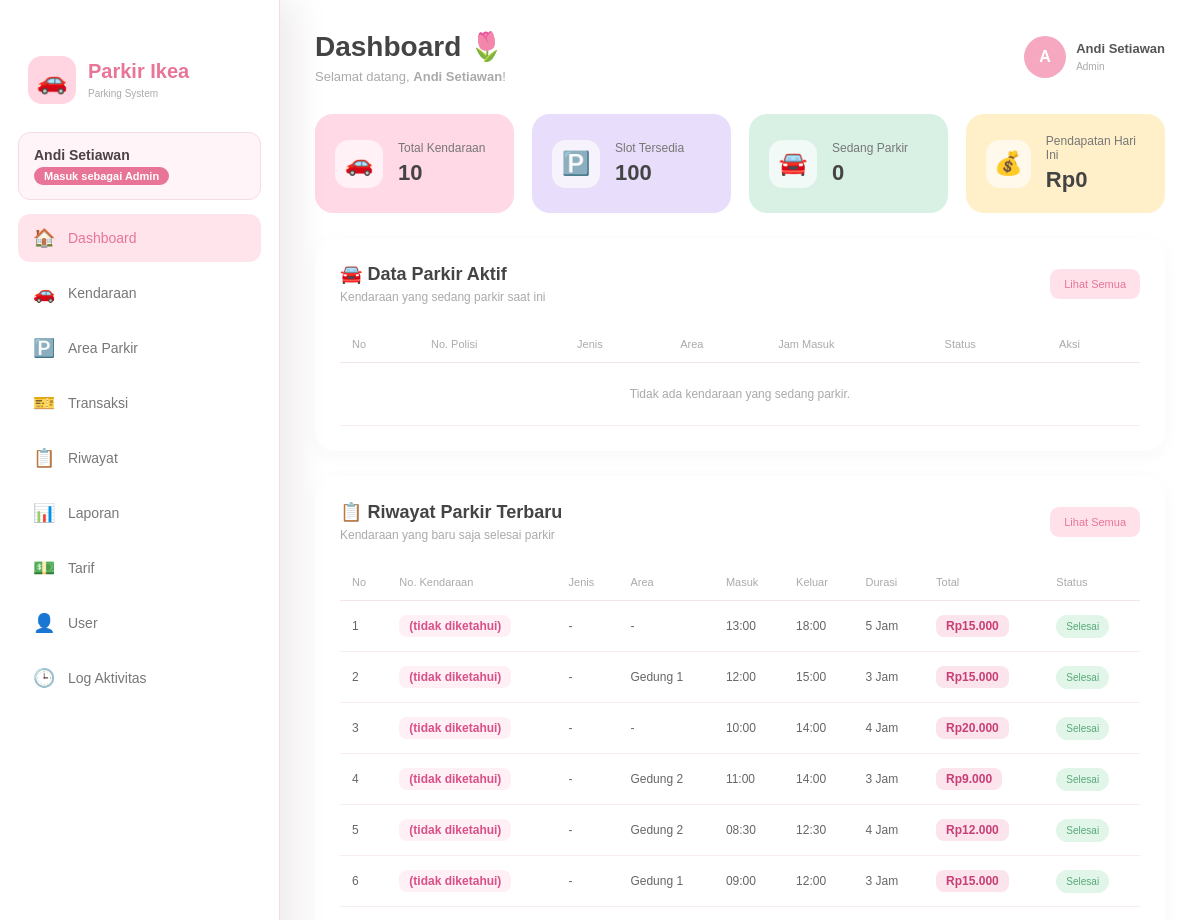
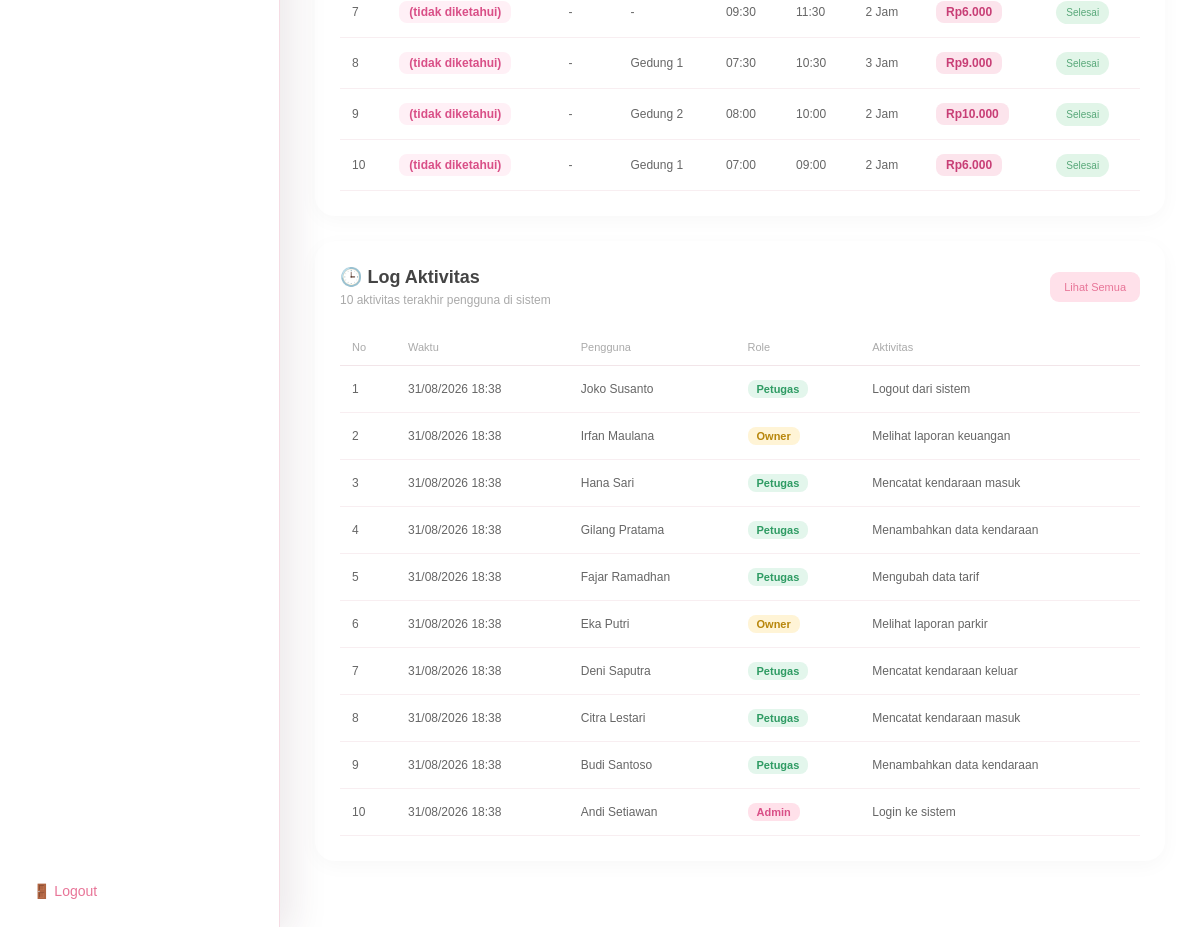
The app's page /view/DashBoard.php (signed in) with its own data (2 pictures, top to bottom).
### tables this page shows
CREATE TABLE `transaksi_parkir` (
  `id_parkir` int NOT NULL,
  `id_kendaraan` int NOT NULL,
  `waktu_masuk` datetime NOT NULL,
  `waktu_keluar` datetime DEFAULT NULL,
  `id_tarif` int NOT NULL,
  `durasi_jam` int DEFAULT NULL,
  `biaya_total` int DEFAULT '0',
  `status` varchar(20) NOT NULL,
  `id_user` int NOT NULL,
  `id_area` int NOT NULL
);

CREATE TABLE `tb_log_aktivitas` (
  `id_log` int NOT NULL,
  `id_user` int DEFAULT NULL,
  `aktivitas` varchar(100) NOT NULL,
  `waktu_aktivitas` datetime DEFAULT CURRENT_TIMESTAMP
);

### models/m_log.php (called while the page is built, shortened)
<?php
if (!function_exists('ambil_log_terbaru')) {
    function ambil_log_terbaru($db, int $limit = 10): array {
        $limit = max(1, $limit);
        $q = mysqli_query($db,
            "SELECT l.id_log, l.aktivitas, l.waktu_aktivitas,
                    COALESCE(u.nama_lengkap, '(user dihapus)') AS nama_lengkap,
                    COALESCE(u.role, '-') AS role
             FROM   tb_log_aktivitas l
             LEFT JOIN tb_user u ON u.id_user = l.id_user
             ORDER  BY l.waktu_aktivitas DESC, l.id_log DESC
             LIMIT  $limit");
        $rows = [];
        while ($q && ($r = mysqli_fetch_assoc($q))) $rows[] = $r;
        return $rows;
    }
}

### view/DashBoard.php (the view, shortened to what this page needs)
<?php
require_once __DIR__ . '/../models/koneksi.php';
require_once __DIR__ . '/../models/m_log.php';
$koneksi_obj = new koneksi();
$db          = $koneksi_obj->koneksi;
$role = $_SESSION['role'] ?? '';
function fmt_rupiah(int $n): string {
    return 'Rp' . number_format($n, 0, ',', '.');
}
function safe(mixed $v, string $fb = '-'): string {
    return htmlspecialchars($v ?? $fb, ENT_QUOTES, 'UTF-8');
}
$aktif = [];
$q_riwayat = mysqli_query($db,
    "SELECT t.id_parkir, t.waktu_masuk, t.waktu_keluar,
            t.durasi_jam, t.biaya_total,
            COALESCE(k.plat_nomor,      '(tidak diketahui)') AS plat_nomor,
            COALESCE(k.jenis_kendaraan, '-')                  AS jenis_kendaraan,
            COALESCE(a.nama_area,       '-')                  AS nama_area
     FROM   transaksi_parkir t
     LEFT JOIN tb_kendaraan   k ON k.id_kendaraan = t.id_kendaraan
     LEFT JOIN tb_area_parkir a ON a.id_area      = t.id_area
     WHERE  t.status = 'keluar'
     ORDER  BY t.waktu_keluar DESC
     LIMIT  10");
$riwayat = [];
while ($r = mysqli_fetch_assoc($q_riwayat)) $riwayat[] = $r;
if ($role === 'admin') {
    $total_kendaraan = (int)(mysqli_fetch_assoc(mysqli_query($db,
        "SELECT COUNT(*) n FROM tb_kendaraan"))['n'] ?? 0);
    $slot_tersedia   = (int)(mysqli_fetch_assoc(mysqli_query($db,
        "SELECT COALESCE(SUM(kapasitas - terisi), 0) s FROM tb_area_parkir"))['s'] ?? 0);
    $parkir_aktif_n  = count($aktif);
    $pendapatan_hari = (int)(mysqli_fetch_assoc(mysqli_query($db,
        "SELECT COALESCE(SUM(biaya_total),0) t FROM transaksi_parkir
         WHERE DATE(waktu_keluar) = CURDATE() AND status = 'keluar'"))['t'] ?? 0);
    $log_aktivitas = ambil_log_terbaru($db, 10);
}
?>
<!DOCTYPE html>
<html lang="id">
<head>
    <link rel="stylesheet" href="../assets/DashBoard.css">
    <link rel="stylesheet" href="../assets/navbar.css">
</head>
<body>
<div class="wrapper">
    <?php include __DIR__ . '/navbar.php'; ?>
    <main class="main">
        <header class="header">
            <div>
                <h1>Dashboard 🌷</h1>
                <p>Selamat datang, <strong><?= safe($_SESSION['nama'] ?? 'Pengguna') ?></strong>!</p>
            </div>
            <div class="profile">
                <div class="avatar">
                    <?= strtoupper(substr($_SESSION['nama'] ?? 'P', 0, 1)) ?>
                </div>
                <div>
                    <strong><?= safe($_SESSION['nama'] ?? 'Pengguna') ?></strong>
                    <small><?= ucfirst($role) ?></small>
                </div>
            </div>
        </header>
        <?php if ($role === 'admin'): ?>
        <section class="stats">
            <div class="card pink">
                <div class="card-icon">🚗</div>
                <div><span>Total Kendaraan</span><h2><?= $total_kendaraan ?></h2></div>
            </div>
            <div class="card purple">
                <div class="card-icon">🅿️</div>
                <div><span>Slot Tersedia</span><h2><?= $slot_tersedia ?></h2></div>
            </div>
            <div class="card green">
                <div class="card-icon">🚘</div>
                <div><span>Sedang Parkir</span><h2><?= $parkir_aktif_n ?></h2></div>
            </div>
            <div class="card yellow">
                <div class="card-icon">💰</div>
                <div>
                    <span>Pendapatan Hari Ini</span>
                    <h2>Rp<?= number_format($pendapatan_hari, 0, ',', '.') ?></h2>
                </div>
            </div>
        </section>
        <?php endif; ?>
        <section class="content-card">
            <div class="section-title">
                <div>
                    <h2>🚘 Data Parkir Aktif</h2>
                    <p>Kendaraan yang sedang parkir saat ini</p>
                </div>
                <a href="../controller/c_transaksi.php?aksi=tampil" class="small-button">
                    Lihat Semua
                </a>
            </div>
            <div class="table-wrapper">
                <table>
                    <thead>
                        <tr>
                            <th>No</th>
                            <th>No. Polisi</th>
                            <th>Jenis</th>
                            <th>Area</th>
                            <th>Jam Masuk</th>
                            <th>Status</th>
                            <th>Aksi</th>
                        </tr>
                    </thead>
                    <tbody>
                    <?php if ($aktif): ?>
                        <?php foreach ($aktif as $i => $t): ?>
                        <tr>
                            <td><?= $i + 1 ?></td>
                            <td><span class="plat"><?= safe($t['plat_nomor']) ?></span></td>
                            <td><?= safe(ucfirst($t['jenis_kendaraan'])) ?></td>
                            <td><?= safe($t['nama_area']) ?></td>
                            <td><?= date('H:i', strtotime($t['waktu_masuk'])) ?></td>
                            <td><span class="status parkir">Parkir</span></td>
                            <td>
                                <a class="btn-aksi"
                                   href="../controller/c_transaksi.php?aksi=keluar_kendaraan&id=<?= $t['id_parkir'] ?>">
                                    🚗 Keluar Kendaraan
                                </a>
                            </td>
                        </tr>
                        <?php endforeach; ?>
                    <?php else: ?>
                        <tr>
                            <td colspan="7" style="text-align:center;color:#aaa;padding:24px;">
                                Tidak ada kendaraan yang sedang parkir.
                            </td>
                        </tr>
                    <?php endif; ?>
                    </tbody>
                </table>
            </div>
        </section>
        <section class="content-card">
            <div class="section-title">
                <div>
                    <h2>📋 Riwayat Parkir Terbaru</h2>
                    <p>Kendaraan yang baru saja selesai parkir</p>
                </div>
                <a href="../controller/c_riwayat.php" class="small-button">Lihat Semua</a>
            </div>
            <div class="table-wrapper">
                <table>
                    <thead>
                        <tr>
                            <th>No</th>
                            <th>No. Kendaraan</th>
                            <th>Jenis</th>
                            <th>Area</th>
                            <th>Masuk</th>
                            <th>Keluar</th>
                            <th>Durasi</th>
                            <th>Total</th>
                            <th>Status</th>
                        </tr>
                    </thead>
                    <tbody>
                    <?php if ($riwayat): ?>
                        <?php foreach ($riwayat as $i => $r): ?>
                        <tr>
                            <td><?= $i + 1 ?></td>
                            <td><span class="plat"><?= safe($r['plat_nomor']) ?></span></td>
                            <td><?= safe(ucfirst($r['jenis_kendaraan'])) ?></td>
                            <td><?= safe($r['nama_area']) ?></td>
                            <td><?= date('H:i', strtotime($r['waktu_masuk'])) ?></td>
                            <td><?= $r['waktu_keluar'] ? date('H:i', strtotime($r['waktu_keluar'])) : '-' ?></td>
                            <td><?= $r['durasi_jam'] ? $r['durasi_jam'] . ' Jam' : '-' ?></td>
                            <td><span class="harga"><?= fmt_rupiah((int)$r['biaya_total']) ?></span></td>
                            <td><span class="status selesai">Selesai</span></td>
                        </tr>
                        <?php endforeach; ?>
                    <?php endif; ?>
                    </tbody>
                </table>
            </div>
        </section>
        <?php if ($role === 'admin'): ?>
        <section class="content-card">
            <div class="section-title">
                <div>
                    <h2>🕒 Log Aktivitas</h2>
                    <p>10 aktivitas terakhir pengguna di sistem</p>
                </div>
                <a href="../controller/c_log.php" class="small-button">Lihat Semua</a>
            </div>
            <div class="table-wrapper">
                <table>
                    <thead>
                        <tr>
                            <th>No</th>
                            <th>Waktu</th>
                            <th>Pengguna</th>
                            <th>Role</th>
                            <th>Aktivitas</th>
                        </tr>
                    </thead>
                    <tbody>
                    <?php if (!empty($log_aktivitas)): ?>
                        <?php foreach ($log_aktivitas as $i => $l): ?>
                        <tr>
                            <td><?= $i + 1 ?></td>
                            <td><?= date('d/m/Y H:i', strtotime($l['waktu_aktivitas'])) ?></td>
                            <td><?= safe($l['nama_lengkap']) ?></td>
                            <td><span class="badge-role <?= safe($l['role']) ?>"><?= safe(ucfirst($l['role'])) ?></span></td>
                            <td><?= safe($l['aktivitas']) ?></td>
                        </tr>
                        <?php endforeach; ?>
                    <?php endif; ?>
                    </tbody>
                </table>
            </div>
        </section>
        <?php endif; ?>
    </main>
</div>
</body>
</html>

### records on screen
transaksi_parkir: plat_nomor "(tidak diketahui)", jenis_kendaraan "-", nama_area "-", waktu_masuk "13:00", waktu_keluar "18:00", durasi_jam "5", biaya_total "Rp15.000"
transaksi_parkir: plat_nomor "(tidak diketahui)", jenis_kendaraan "-", nama_area "Gedung 1", waktu_masuk "12:00", waktu_keluar "15:00", durasi_jam "3", biaya_total "Rp15.000"
transaksi_parkir: plat_nomor "(tidak diketahui)", jenis_kendaraan "-", nama_area "-", waktu_masuk "10:00", waktu_keluar "14:00", durasi_jam "4", biaya_total "Rp20.000"
transaksi_parkir: plat_nomor "(tidak diketahui)", jenis_kendaraan "-", nama_area "Gedung 2", waktu_masuk "11:00", waktu_keluar "14:00", durasi_jam "3", biaya_total "Rp9.000"
transaksi_parkir: plat_nomor "(tidak diketahui)", jenis_kendaraan "-", nama_area "Gedung 2", waktu_masuk "08:30", waktu_keluar "12:30", durasi_jam "4", biaya_total "Rp12.000"
transaksi_parkir: plat_nomor "(tidak diketahui)", jenis_kendaraan "-", nama_area "Gedung 1", waktu_masuk "09:00", waktu_keluar "12:00", durasi_jam "3", biaya_total "Rp15.000"
transaksi_parkir: plat_nomor "(tidak diketahui)", jenis_kendaraan "-", nama_area "-", waktu_masuk "09:30", waktu_keluar "11:30", durasi_jam "2", biaya_total "Rp6.000"
transaksi_parkir: plat_nomor "(tidak diketahui)", jenis_kendaraan "-", nama_area "Gedung 1", waktu_masuk "07:30", waktu_keluar "10:30", durasi_jam "3", biaya_total "Rp9.000"
transaksi_parkir: plat_nomor "(tidak diketahui)", jenis_kendaraan "-", nama_area "Gedung 2", waktu_masuk "08:00", waktu_keluar "10:00", durasi_jam "2", biaya_total "Rp10.000"
transaksi_parkir: plat_nomor "(tidak diketahui)", jenis_kendaraan "-", nama_area "Gedung 1", waktu_masuk "07:00", waktu_keluar "09:00", durasi_jam "2", biaya_total "Rp6.000"
tb_log_aktivitas: waktu_aktivitas "31/08/2026 18:38", nama_lengkap "Joko Susanto", role "Petugas", aktivitas "Logout dari sistem"
tb_log_aktivitas: waktu_aktivitas "31/08/2026 18:38", nama_lengkap "Irfan Maulana", role "Owner", aktivitas "Melihat laporan keuangan"
tb_log_aktivitas: waktu_aktivitas "31/08/2026 18:38", nama_lengkap "Hana Sari", role "Petugas", aktivitas "Mencatat kendaraan masuk"
tb_log_aktivitas: waktu_aktivitas "31/08/2026 18:38", nama_lengkap "Gilang Pratama", role "Petugas", aktivitas "Menambahkan data kendaraan"
tb_log_aktivitas: waktu_aktivitas "31/08/2026 18:38", nama_lengkap "Fajar Ramadhan", role "Petugas", aktivitas "Mengubah data tarif"
tb_log_aktivitas: waktu_aktivitas "31/08/2026 18:38", nama_lengkap "Eka Putri", role "Owner", aktivitas "Melihat laporan parkir"
tb_log_aktivitas: waktu_aktivitas "31/08/2026 18:38", nama_lengkap "Deni Saputra", role "Petugas", aktivitas "Mencatat kendaraan keluar"
tb_log_aktivitas: waktu_aktivitas "31/08/2026 18:38", nama_lengkap "Citra Lestari", role "Petugas", aktivitas "Mencatat kendaraan masuk"
tb_log_aktivitas: waktu_aktivitas "31/08/2026 18:38", nama_lengkap "Budi Santoso", role "Petugas", aktivitas "Menambahkan data kendaraan"
tb_log_aktivitas: waktu_aktivitas "31/08/2026 18:38", nama_lengkap "Andi Setiawan", role "Admin", aktivitas "Login ke sistem"

### other values on screen
$nama_sekarang "Andi Setiawan"
$role_sekarang "Admin"
safe($_SESSION['nama'] ?? 'Pengguna') "Andi Setiawan"
substr($_SESSION['nama'] ?? 'P', 0, 1) "A"
$role "Admin"
$total_kendaraan "10"
$slot_tersedia "100"
$parkir_aktif_n "0"
$pendapatan_hari "0"
